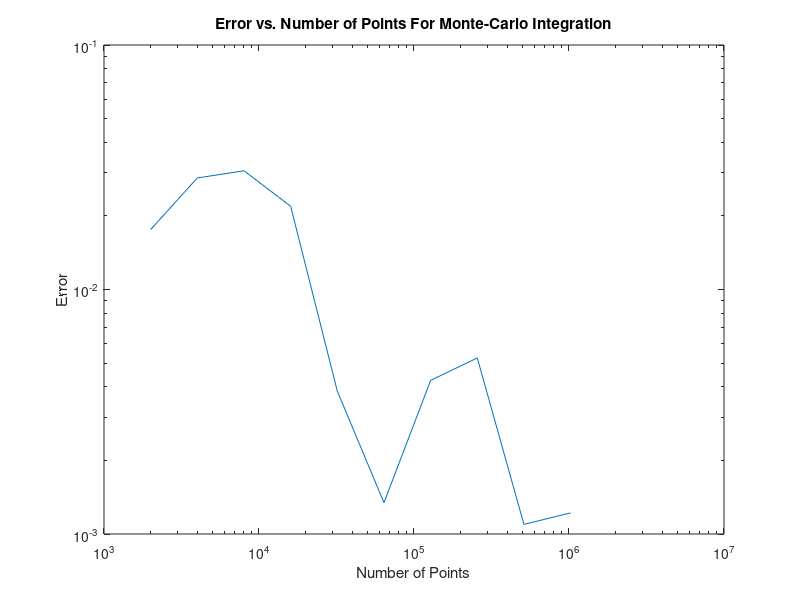

Write the MATLAB code that produced this figure.
clear all;

function y = f( x )
  y = sqrt( 1 - x.^2 );
endfunction

function value = monteCarlo( x1, x2, y1, y2, points )
  area = ( x2 - x1 ) * ( y2 - y1 );
  xRandR = rand( 1, points ) * ( x2 - x1) + x1;
  yRandR = rand( 1, points ) * ( y2 - y1) + y1;
  pointsBelowCurve = sum( yRandR < f( xRandR ) );
  value = area * pointsBelowCurve / points + y1 * ( x2 - x2 );
endfunction

for i = 1 : 10
  steps(i) = 1000 * power( 2, i );
  % Integrates a quarter of a unit circle, then multiplies by 4
  integral = monteCarlo( 0, 1, 0, 1, steps(i) );
  circleArea = integral * 4;
  error(i) = abs( 3.14159265 - circleArea );
  % NOTE: The expected area is pi*(1)^2 = pi = 3.14159265
endfor

loglog( steps, error );
title( "Error vs. Number of Points For Monte-Carlo Integration" );
xlabel( "Number of Points" );
ylabel( "Error" );

% Comment on result:  the graph looks different every time,
%                     but the general trend is downward, meaning
%                     more points = higher precision.